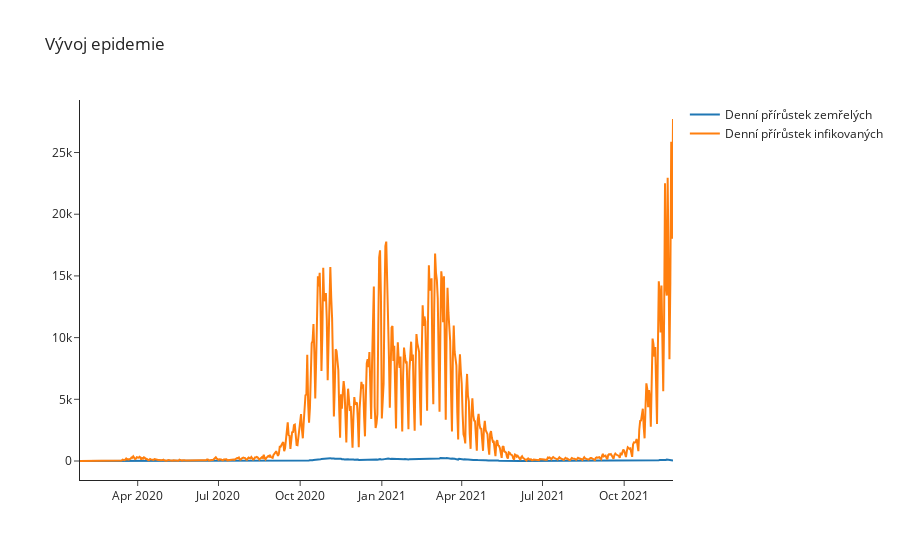

Source (notebook cell):
### Code cell
import plotly.graph_objects as go

fig = go.Figure()
d_dead = go.Scatter(x = df.index, y = df["d_dead"], name = "Denní přírůstek zemřelých")
d_inf = go.Scatter(x = df.index, y = df["d_inf"], name = "Denní přírůstek infikovaných")
fig.add_trace(d_dead)
fig.add_trace(d_inf)
fig.update_layout(title = "Vývoj epidemie", template = "simple_white")
fig.show()

### Figure 1 — Plotly figure (JSON) as saved in the notebook; plotly's stock layout.template omitted (floating-point values rounded to 4 significant figures; data arrays with more than 128 entries replaced by an {"elided": "..."} marker saying what was removed)
{"data": [{"name": "Denní přírůstek zemřelých", "type": "scatter", "x": {"elided": "669 str values"}, "y": {"elided": "669 int values"}}, {"name": "Denní přírůstek infikovaných", "type": "scatter", "x": {"elided": "669 str values"}, "y": {"elided": "669 int values"}}], "layout": {"title": {"text": "Vývoj epidemie"}}}
